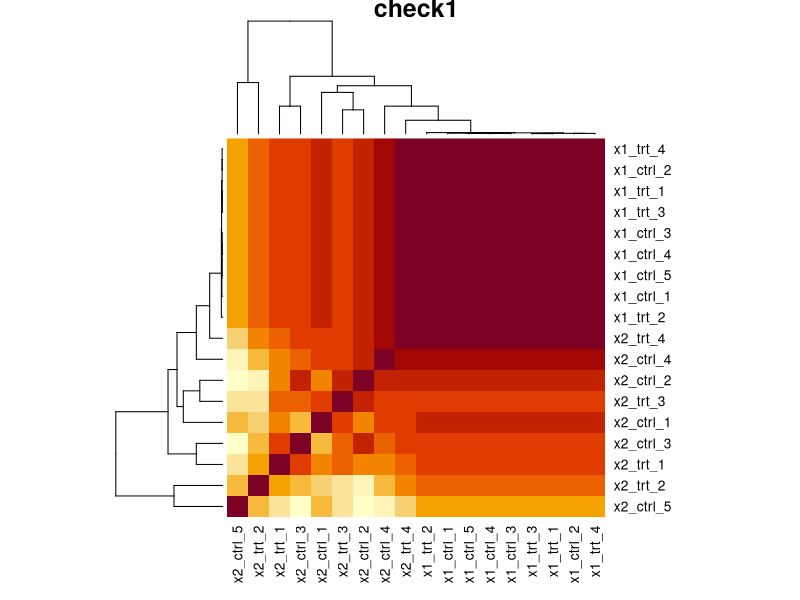

This figure's R source: (Note: this script raises an error after producing the figure.)
library(edgeR)
library(tidyverse)
library(parallel)

#a is orig expression data
a<-read.table("start_data/ERR2539161/ERR2539161.se.tsv")

########################################
# simulate some gene exression data
########################################
#inputs=(a,N_REPS,SUM_COUNT,
simrna<-function(a,N_REPS,SUM_COUNT,VARIANCE,FRAC_DE,FC) {
#N_REPS=5 ; SUM_COUNT=10000000 ; VARIANCE=0.5 ; FRAC_DE=0 ; FC=0
df = NULL
for (k in paste0("data",1:(N_REPS*2)))  {
        b<-thinCounts(a,target.size=SUM_COUNT)
        colnames(b)=k
        df = cbind(df,b)
     }
#Number of differential genes
NDIF=round(nrow(df)*FRAC_DE)

if (VARIANCE>0) {
  #create some random values centred around 1 with some% error
  rand<-matrix(log2(rnorm(nrow(a)*N_REPS*2 , 2, VARIANCE)),ncol=N_REPS*2)
  #incorporate the noise
  df<-round(df*rand)
  #set any negative counts to zero
  df<-apply(df, 2, function(x) {ifelse(x < 0, 0, x)})
} 

if (NDIF>0) {
  message("prep fold changes")
  #Make even
  if ( NDIF%%2==1 ) { print("odd") ; NDIF=NDIF-1 }
  #sample DE genes
  DE_LIST<-sample(rownames(df2) , NDIF)
  #split list in half
  UP_DE<-sample(DE_LIST,length(DE_LIST)/2)
  DN_DE<-setdiff(DE_LIST,UP_DE)
  #reformat as df and add fold change
  UP_DE<-as.data.frame(UP_DE)
  UP_DE$V1<-2^FC
  colnames(UP_DE)=c("Gene","FC")
  DN_DE<-as.data.frame(DN_DE)
  DN_DE$V1<-2^-FC
  colnames(DN_DE)=c("Gene","FC")
  ALL_DE<-rbind(DN_DE,UP_DE)
  #Go back to list for downstream work
  UP_DE<-UP_DE$Gene
  DN_DE<-DN_DE$Gene
  message("incorporate changes")
  df2<-merge(df,ALL_DE,by.x=0,by.y="Gene",all.x=T)
  df2[is.na(df2)] <- 1
} else {
  df2<-as.data.frame( df )
  df2$FC<- 1
  UP_DE=NULL
  DN_DE=NULL
}
ODD_COLS=(2:(ncol(df2)-1))[c(TRUE,FALSE)]
EVEN_COLS=(2:(ncol(df2)-1))[c(FALSE,TRUE)]
controls<-df2[,ODD_COLS]
colnames(controls)=paste0( "ctrl_" ,1:ncol(controls) )
treatments<-round(df2[,EVEN_COLS]*df2$FC)
colnames(treatments)=paste0( "trt_" ,1:ncol(treatments) )
x<-cbind(controls,treatments)
rownames(x)=rownames(df)
#filter out genes that are not expressed
x<- x[which(rowSums(x)/ncol(x)>10),]
UP_DE<-intersect(UP_DE,rownames(x))
DN_DE<-intersect(DN_DE,rownames(x))
xx <- list("x" = x, "UP_DE" = UP_DE, "DN_DE" = DN_DE )
xx
}
#simrna(a,N_REPS,SUM_COUNT,VARIANCE,FRAC_DE,FC)
#working examples
#xx<-simrna(a,5,10000000,0.2,20)  
#xxx<-lapply(list(a,a,a), simrna, 5, 10000000, 0.2, 20)
#xxx<-replicate(2,simrna(a,5,10000000,0.2,20))

#Thanks Gray Calhoun gcalhoun@iastate.edu for the following function
RepParallel <- function(n, expr, simplify = "array",...) {
      answer <-
        mclapply(integer(n), eval.parent(substitute(function(...) expr)),...)
      if (!identical(simplify, FALSE) && length(answer)) 
        return(simplify2array(answer, higher = (simplify == "array")))
      else return(answer)
    }
#xxx<-RepParallel(10,simrna(a,5,10000000,0.2,20), simplify=F, mc.cores = detectCores() )

#################################################
# define edgeR function
##################################################
edger<-function(y) {
res=NULL
label="simulate"
samplesheet<-as.data.frame(colnames(y))
colnames(samplesheet)="sample"
samplesheet$trt<-as.numeric(grepl("trt",colnames(y)))
design<-model.matrix(~samplesheet$trt)
rownames(design)=samplesheet$sample
y<-y[which(rowSums(y)/ncol(y)>=(10)),]
z<-DGEList(counts=y)
z<-calcNormFactors(z)
z<-estimateDisp(z, design,robust=TRUE,prior.df=1)
fit<-glmFit(z, design)
lrt<-glmLRT(fit)
dge<-as.data.frame(topTags(lrt,n=Inf))
dge$dispersion<-lrt$dispersion
dge<-merge(dge,lrt$fitted.values,by='row.names')
rownames(dge)=dge$Row.names
dge$Row.names=NULL
dge<-merge(dge,z$counts,by='row.names')
dge<-dge[order(dge$PValue),]
write.table(dge,file=paste(label,"_edger.tsv",sep=""),sep="\t",quote=F,row.names=F)
##output rank file
rnk<-as.data.frame(-log10(dge$PValue+1E-300)/sign(dge$logFC))
colnames(rnk)="Score"
rownames(rnk)=dge$Row.names
write.table(rnk,file=paste(label,".rnk",sep=""),sep="\t",quote=F,row.names=F)
#plots
plotname=paste(label,"_plots.pdf",sep="")
pdf(plotname)
#MA plot
dge2<-subset(dge,FDR<0.05)
up_de<-dge2[which(dge2$logFC>1),1]
dn_de<-dge2[which(dge2$logFC<1),1]
cntdge=nrow(dge2)
cntup=nrow(subset(dge2,logFC>0))
cntdn=nrow(subset(dge2,logFC<0))
HEADING=paste(label, cntdge, "DGEs", cntup, "up", cntdn, "dn")
plot(dge$logCPM,dge$logFC,main=HEADING,col="gray",pch=19,cex=0.5,xlab="log2(CPM)",ylab="log2(Fold Change)")
points(dge2$logCPM,dge2$logFC,col="red",pch=19,cex=0.5)
text(dge2$logCPM+1,dge2$logFC,labels=dge2$Row.names,cex=0.6)
#volcano plot
dge2<-subset(dge,FDR<0.05)
cntdge=nrow(dge2)
cntup=nrow(subset(dge2,logFC>0))
cntdn=nrow(subset(dge2,logFC<0))
HEADING=paste(label, cntdge, "DGEs", cntup, "up", cntdn, "dn")
XMAX=max(dge$logFC+0.5)
XMIN=min(dge$logFC)
plot(dge$logFC,-log2(dge$PValue),xlim=c(XMIN,XMAX),main=HEADING,col="gray",pch=19,cex=0.5,xlab="log2(Fold Change)",ylab="log2(nom P value)")
points(dge2$logFC,-log2(dge2$PValue),col="red",pch=19,cex=0.5)
text(dge2$logFC+0.25,-log2(dge2$PValue),labels=dge2$Row.names,cex=0.6)
#Heatnap
cols=paste(grep(".x", names(dge), value = TRUE))
zz<-as.data.frame(dge[,cols])
rownames(zz)=dge$Row.names
zz<-zz[1:50,]
heatmap(as.matrix(zz),margins = c(10,16))
#Gene Barchart
rownames(dge)=dge$Row.names
par(mfrow=c(3,3))
for (i in 1:9) {
 COLS=grep(".x",colnames(dge))
 b<-t(dge[i,COLS])
 logFC=dge[i,grep("logFC",colnames(dge)) ]
 Pval=dge[i,grep("PVal",colnames(dge)) ]
 FDR=dge[i,grep("FDR",colnames(dge)) ]
 HEADER=colnames(b)
 SUBHEAD=paste("logFC=",signif(logFC,3)," Pval=",signif(Pval,3)," FDR=",signif(FDR,3),sep="")
 par(mar=c(10,8,4,5))
 barplot(b,beside=T,main=HEADER,names.arg=sub(".x","",rownames(b)),las=2,ylab="CPM",cex.lab=0.8, cex.axis=0.8, cex.main=1, cex.sub=0.9,cex.names=0.6)
 mtext(SUBHEAD,cex=0.5)
}
dev.off()
res <- list("dge" = dge, "up_de" = up_de, "dn_de" = dn_de, "rnk" = rnk)
res
}

##################################
# aggregate script
##################################
agg_edger<-function(a,N_REPS,SUM_COUNT,VARIANCE,FRAC_DE,FC,SIMS) {
#N_REPS=5 ; SUM_COUNT=10000000 ; VARIANCE=0.3 ; FRAC_DE=0.2 ; FC=1 ; SIMS=10
xxx<-RepParallel(SIMS,simrna(a,N_REPS,SUM_COUNT,VARIANCE,FRAC_DE,FC), simplify=F, mc.cores = detectCores() )
dge<-mclapply( sapply(xxx,"[",1) , edger, mc.cores = detectCores() )
ups<-sapply(xxx,"[",2)
dns<-sapply(xxx,"[",3)
ups_edger<-sapply(dge,"[",2)
dns_edger<-sapply(dge,"[",3)
true_pos_up<-as.numeric(mapply( function(x,y) length(intersect(x,y)) , ups ,  ups_edger ))
true_pos_dn<-as.numeric(mapply( function(x,y) length(intersect(x,y)) , dns ,  dns_edger ))
true_pos<-true_pos_up+true_pos_dn
false_pos_up<-as.numeric(mapply( function(x,y) length(setdiff(x,y)) , ups_edger ,  ups ))
false_pos_dn<-as.numeric(mapply( function(x,y) length(setdiff(x,y)) , dns_edger , dns ))
false_pos<-false_pos_up+false_pos_dn
false_neg_up<-as.numeric(mapply( function(x,y) length(setdiff(x,y)) , ups ,  ups_edger ))
false_neg_dn<-as.numeric(mapply( function(x,y) length(setdiff(x,y)) , dns ,  dns_edger ))
false_neg<-false_neg_up+false_neg_dn
nrows<-as.numeric(lapply( sapply(xxx,"[",1 ), nrow))
true_neg<-nrows-(true_pos+false_pos+false_neg)
edger_res<-cbind(true_pos,false_pos,true_neg,false_neg)
edger_res
}
#res1<-agg_edger(a,N_REPS,SUM_COUNT,VARIANCE,FRAC_DE,FC,SIMS)


#sanity checks
pdf(file="sanity_check.pdf")
x1<-simrna(a,5,10000000,0,0,0)
colnames(x1$x)<-paste("x1",colnames(x1$x),sep="_")
x2<-simrna(a,5,10000000,1,0,0)
colnames(x2$x)<-paste("x2",colnames(x2$x),sep="_")
xx<-merge(x1$x,x2$x,by=0)
heatmap(cor(xx[,2:ncol(xx)]),scale="none",main="check1")

x1<-simrna(a,5,10000000,0,0,0)
colnames(x1$x)<-paste("x1",colnames(x1$x),sep="_")
x2<-simrna(a,5,10000000,0,0.1,1)
colnames(x2$x)<-paste("x2",colnames(x2$x),sep="_")
xx<-merge(x1$x,x2$x,by=0)
heatmap(cor(xx[,2:ncol(xx)]),scale="none",main="check2")

x1<-simrna(a,5,10000000,0,0,0)
colnames(x1$x)<-paste("x1",colnames(x1$x),sep="_")
x2<-simrna(a,5,10000000,1,0.1,1)
colnames(x2$x)<-paste("x2",colnames(x2$x),sep="_")
xx<-merge(x1$x,x2$x,by=0)
heatmap(cor(xx[,2:ncol(xx)]),scale="none",main="check3")

dev.off()


# No DE just adding noise
res0<-agg_edger(a,5,10000000,0,0,0,10)
res1<-agg_edger(a,5,10000000,0.2,0,0,10)
res2<-agg_edger(a,5,10000000,0.4,0,0,10)
res3<-agg_edger(a,5,10000000,0.6,0,0,10)
res4<-agg_edger(a,5,10000000,0.8,0,0,10)
res5<-agg_edger(a,5,10000000,1,0,0,10)
res6<-agg_edger(a,5,10000000,1.5,0,0,10)
res7<-agg_edger(a,5,10000000,2,0,0,10)
res_0de <- list("v0"=res0,"v0.2"=res1,"v0.4"=res2,"v0.6"=res3,"v0.8"=res4,"v1"=res5,"v1.5"=res6,"v2"=res7)
lapply( res_0de , colMeans)

res0<-agg_edger(a,5,10000000,0,0.1,1,10)
res1<-agg_edger(a,5,10000000,0.2,0.1,1,10)
res2<-agg_edger(a,5,10000000,0.4,0.1,1,10)
res3<-agg_edger(a,5,10000000,0.6,0.1,1,10)
res4<-agg_edger(a,5,10000000,0.8,0.1,1,10)
res5<-agg_edger(a,5,10000000,1,0.1,1,10)
res6<-agg_edger(a,5,10000000,1.5,0.1,1,10)
res7<-agg_edger(a,5,10000000,2,0.1,1,10)
res_1de <- list("v0"=res0,"v0.2"=res1,"v0.4"=res2,"v0.6"=res3,"v0.8"=res4,"v1"=res5,"v1.5"=res6,"v2"=res7)
lapply( res_1de , colMeans)

#

#simrna(a,N_REPS,SUM_COUNT,VARIANCE,FRAC_DE,FC)



#pie(colSums(edger_res), paste(colnames(edger_res),colSums(edger_res)) ,main="edgeR result")
save.image(file="de_eval.RData")
